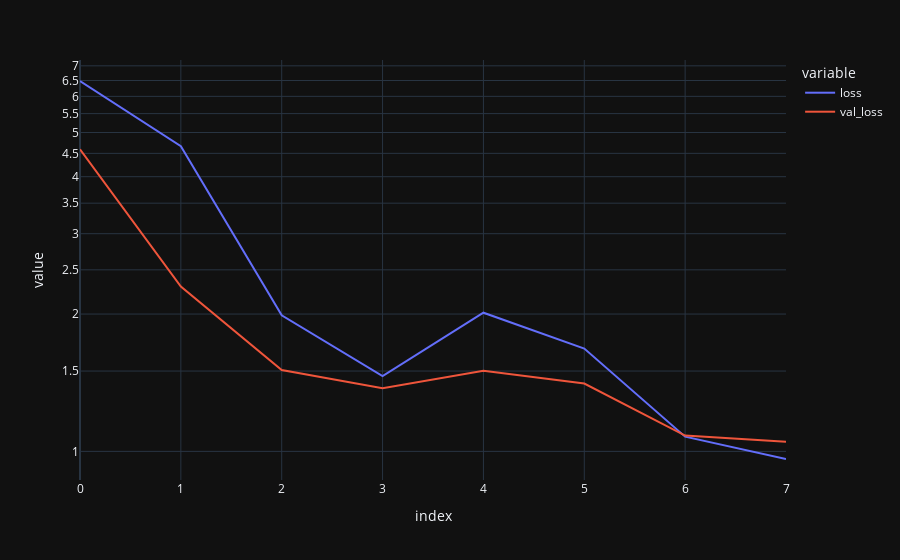

Notebook code cell kept with this figure:
### Code cell
px.line(pl.DataFrame(hist.history), y=["loss", "val_loss"], log_y=True)

### Figure 1 — Plotly figure (JSON) as saved in the notebook; plotly's stock layout.template omitted (floating-point values rounded to 4 significant figures)
{"data": [{"hovertemplate": "variable=loss<br>index=%{x}<br>value=%{y}<extra></extra>", "legendgroup": "loss", "line": {"color": "#636efa", "dash": "solid"}, "marker": {"symbol": "circle"}, "mode": "lines", "name": "loss", "orientation": "v", "showlegend": true, "type": "scatter", "x": [0, 1, 2, 3, 4, 5, 6, 7], "xaxis": "x", "y": [6.484, 4.664, 1.987, 1.462, 2.014, 1.68, 1.077, 0.9623], "yaxis": "y"}, {"hovertemplate": "variable=val_loss<br>index=%{x}<br>value=%{y}<extra></extra>", "legendgroup": "val_loss", "line": {"color": "#EF553B", "dash": "solid"}, "marker": {"symbol": "circle"}, "mode": "lines", "name": "val_loss", "orientation": "v", "showlegend": true, "type": "scatter", "x": [0, 1, 2, 3, 4, 5, 6, 7], "xaxis": "x", "y": [4.592, 2.297, 1.508, 1.376, 1.502, 1.409, 1.083, 1.05], "yaxis": "y"}], "layout": {"legend": {"title": {"text": "variable"}, "tracegroupgap": 0}, "margin": {"t": 60}, "xaxis": {"anchor": "y", "domain": [0, 1], "title": {"text": "index"}}, "yaxis": {"anchor": "x", "domain": [0, 1], "title": {"text": "value"}, "type": "log"}}}
